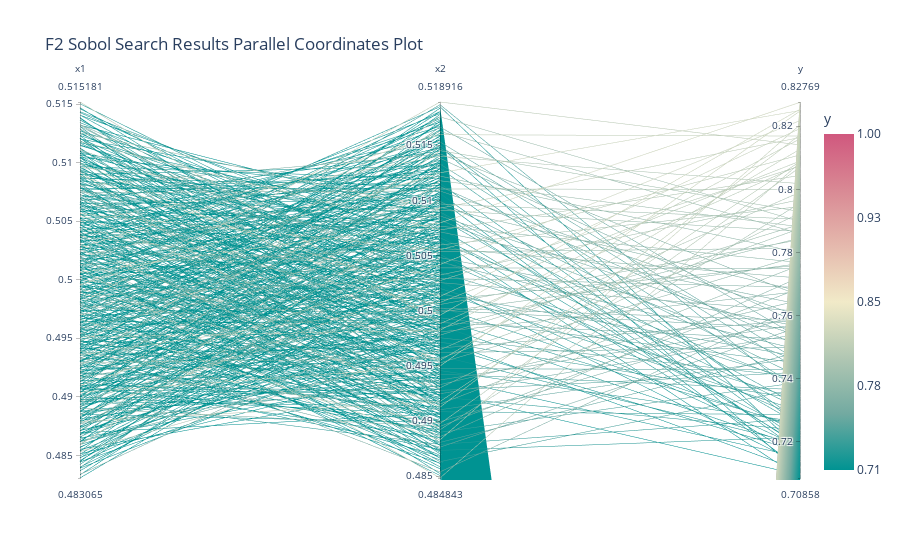

Source (notebook cell):
### Code cell
from scipy.stats.qmc import Sobol

def sample_sobol_sequence(domain_bounds, num_samples):
    dim = len(domain_bounds)
    sobol_sampler = Sobol(d=dim, scramble=True)
    samples = sobol_sampler.random_base2(m=int(np.log2(num_samples)))
    # Rescale samples to the domain bounds
    rescaled_samples = np.array([start + (end - start) * samples[:, i] for i, (start, end) in enumerate(domain_bounds)]).T
    return rescaled_samples

# Example usage
#domain_bounds = [(0, 1), (0, 1), (0, 1)]  # 3D problem
#num_samples = 1000
#sobol_samples = sample_sobol_sequence(domain_bounds, num_samples)
#print("Sobol sequence samples:", sobol_samples.shape[0])

domain_bounds= [(0.47, 0.53), (0.47, 0.53)]
num_points_per_dimension = 2048  # Number of points along each dimension
X_sobol_grid_hv = sample_sobol_sequence(domain_bounds, num_points_per_dimension)


# Select updated kappa & xi based on the nth week
# Example for a specific week (e.g., week 1)
week_index = 8  # For week 9, as indexing starts from 0
xi_value = xi_array[week_index]
kappa_value = kappa_array[week_index]


# EI, PI, UCB next point calcuation
next_point_ei, next_point_pi, next_point_ucb = propose_next_point(xi_value,kappa_value,X_sobol_grid_hv,best_gp,'sklearn')

#mse, r2 = evaluate_model_performance(best_gp, X_new_points, Y_new_points,'sklearn')
#print(f"MSE: {mse}")
#print(f"R-squared: {r2}")

#print_timestamp()


y_highvalue_pred = predict_in_batches(best_gp, X_sobol_grid_hv, batch_size=10000)


# After evaluation, you can create a DataFrame for analysis
df_evaluation = pd.DataFrame(X_sobol_grid_hv, columns=[f'x{i+1}' for i in range(len(domain_bounds))])
df_evaluation['y'] = y_highvalue_pred

# Sort the DataFrame by 'y' in descending order to get the smallest values at the top
sorted_df_hv = df_evaluation.sort_values(by='y', ascending=False)

# Take the top n entries after sorting
n_samples = 500  # Adjust n to your preferred sample size
sampled_df_hv = sorted_df_hv.head(n_samples)
print(sampled_df_hv.head(20))

plot_parallel_coordinates(sampled_df_hv, 'y', "F2 Sobol Search Results Parallel Coordinates Plot")
print_timestamp()

### Figure 1 — Plotly figure (JSON) as saved in the notebook; plotly's stock layout.template omitted (floating-point values rounded to 4 significant figures; data arrays with more than 128 entries replaced by an {"elided": "..."} marker saying what was removed)
{"data": [{"dimensions": [{"label": "x1", "values": {"elided": "875 float values"}}, {"label": "x2", "values": {"elided": "875 float values"}}, {"label": "y", "values": {"elided": "875 float values"}}], "domain": {"x": [0, 1], "y": [0, 1]}, "line": {"color": {"elided": "875 float values"}, "coloraxis": "coloraxis"}, "name": "", "type": "parcoords"}], "layout": {"coloraxis": {"cmax": 1, "cmin": 0.7086, "colorbar": {"ticktext": ["0.71", "0.78", "0.85", "0.93", "1.00"], "tickvals": [0.7086, 0.7814, 0.8543, 0.9271, 1], "title": {"text": "y"}}, "colorscale": [[0, "rgb(0, 147, 146)"], [0.1667, "rgb(114, 170, 161)"], [0.3333, "rgb(177, 199, 179)"], [0.5, "rgb(241, 234, 200)"], [0.6667, "rgb(229, 185, 173)"], [0.8333, "rgb(217, 137, 148)"], [1, "rgb(208, 88, 126)"]]}, "legend": {"tracegroupgap": 0}, "margin": {"t": 100}, "title": {"text": "F2 Sobol Search Results Parallel Coordinates Plot"}}}
